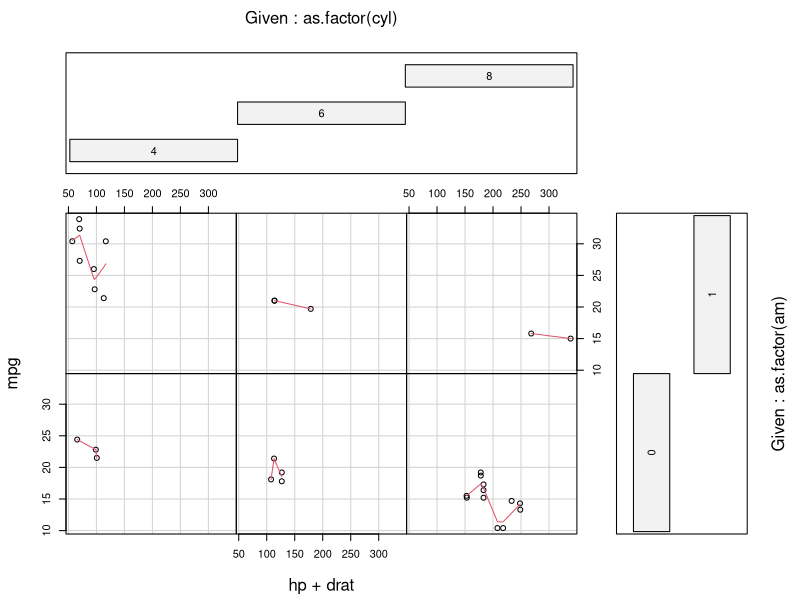
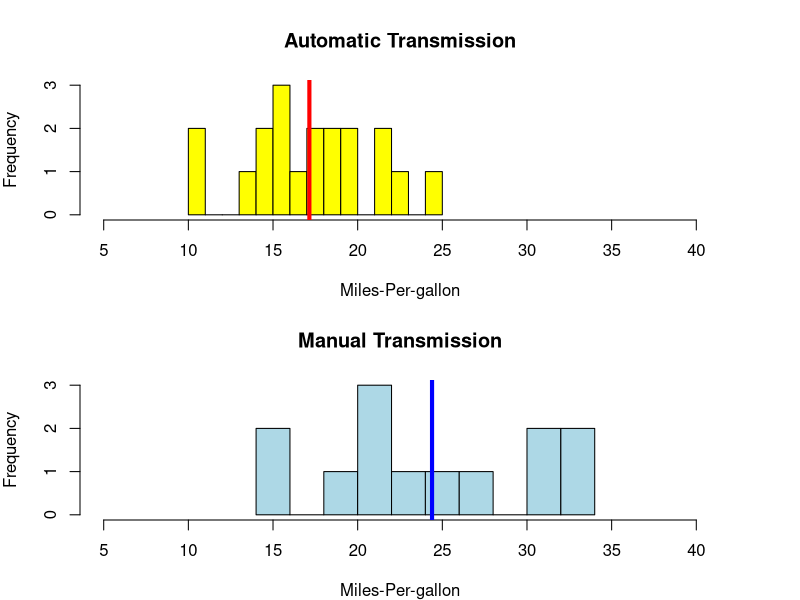
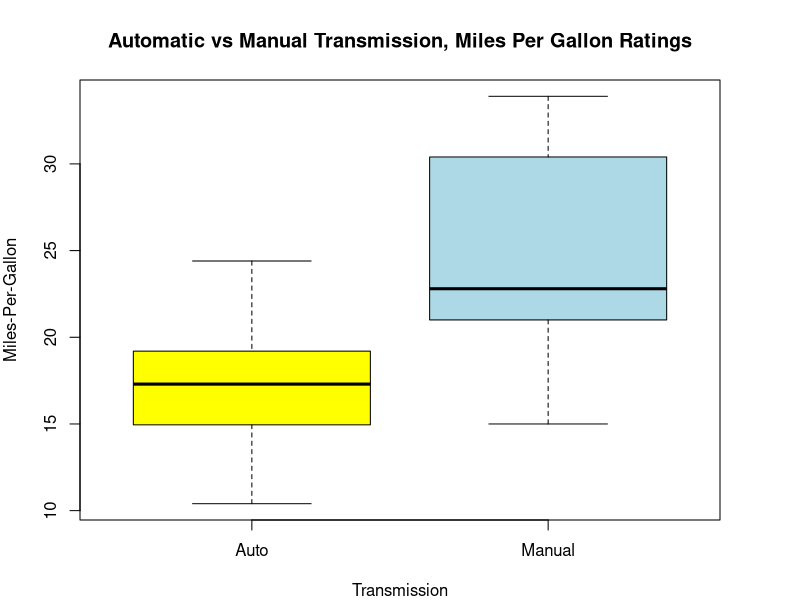

R code for these plots, in order:
## ---- chunk 1
rm(list=ls());library(car);library(dplyr); data("mtcars");any(is.na(mtcars));data(mtcars)
## ---- chunk 2
data("mtcars");
for(i in c(2,8:11))mtcars[,i] <- as.factor(mtcars[,i])
str(mtcars);ordmtcars <<- mtcars[order(mtcars$mpg,decreasing = FALSE),]
data <- rbind(head(ordmtcars,3),tail(ordmtcars,3))
dataord <- ordmtcars[1:3,]
## ---- chunk 3
sapply(mtcars, mean);sapply(mtcars[,c(2,8:11)],unique)
## ---- chunk 4
fit <- lm(mpg ~ factor(am), data = ordmtcars)
fm2 <- update(fit, mpg ~ cyl)
fm3 <- update(fit, mpg ~ cyl + disp)
fm4 <- update(fit, mpg ~ cyl + disp + hp)
fm5 <- update(fit, mpg ~ cyl + disp + hp + drat)
fm6 <- update(fit, mpg ~ cyl + disp + hp + drat + wt)
fm7 <- update(fit, mpg ~ cyl + disp + hp + drat + wt +  qsec)
fm8 <- update(fit, mpg ~ cyl + disp + hp + drat + wt +  qsec + vs)
fm9 <- update(fit, mpg ~ cyl + disp + hp + drat + wt +  qsec + vs + gear)
fm10 <- update(fit, mpg ~ cyl + disp + hp + drat + wt +  qsec + vs + gear + carb)
anova(fit, fm2, fm3, fm4, fm5, fm6, fm7, fm8, fm9, fm10)
vif(fm6)
sqrt(vif(fm6))
confint(fm6)
## ---- chunk 5
# ppplot <- pairs(ordmtcars, main = "mtcars data")
coplot(mpg ~ hp + drat | as.factor(cyl) + as.factor(am), data = mtcars,
       panel = panel.smooth, rows = 1)
## ---- chunk 6
data(mtcars)
par(mfrow = c(2,1), mar = c(4,4,4,4)) # set margin
mtcars$vs <- factor(mtcars$vs, labels = c("V-block", "S-block")); mtcars$am <- factor(mtcars$am, labels = c("Auto", "Manual")); mtcars$gear <- factor(mtcars$gear); mtcars$carb <- factor(mtcars$carb)
head(mtcars,3)
hist(mtcars$mpg[mtcars$am=="Auto"], breaks=10, xlab = "Miles-Per-gallon", ylab = "Frequency", main = "Automatic Transmission", col = "yellow", xlim = range(5:40))
abline(v=mean(mtcars$mpg[mtcars$am=="Auto"]), col="red", lwd = 4)
hist(mtcars$mpg[mtcars$am=="Manual"], breaks=10, xlab = "Miles-Per-gallon", ylab = "Frequency", main = "Manual Transmission", col="lightblue", xlim = range(5:40))
abline(v=mean(mtcars$mpg[mtcars$am=="Manual"]), col="blue", lwd = 4)
## ---- chunk 7
data("mtcars");par(mfrow = c(1,1), mar = c(4,4,4,4))
mtcars$vs <- factor(mtcars$vs, labels = c("V-block", "S-block")); mtcars$am <- factor(mtcars$am, labels = c("Auto", "Manual")); mtcars$gear <- factor(mtcars$gear); mtcars$carb <- factor(mtcars$carb)
head(mtcars,3)
boxplot(mpg ~ am, data = mtcars, col = (c("yellow","lightblue")), ylab = "Miles-Per-Gallon", xlab = "Transmission", main =  "Automatic vs Manual Transmission, Miles Per Gallon Ratings")
